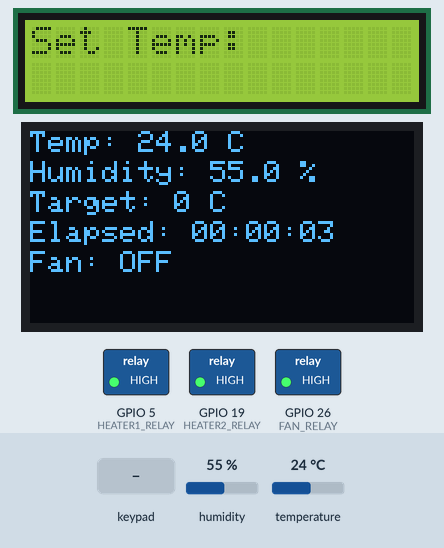
Simulated run of this sketch. Board: ESP32. Parts: 16×2 character LCD, 128×64 one-colour display, switched loads named in the sketch (green lamp = pin HIGH). Inputs (shaded band) come from the test bench; at power-on: temperature 24 °C, humidity 55 %. What the sketch prints to the serial monitor is not drawn.

Above: at 3.3 s.
3.4 s: key 'D' pressed
At 4.2 s:
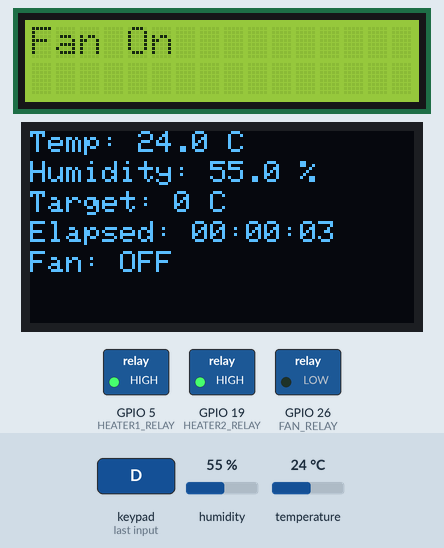
8.0 s: keypad keys 1 4 1 8 2 5 2 7 D pressed 0.4 s apart
At 9.3 s:
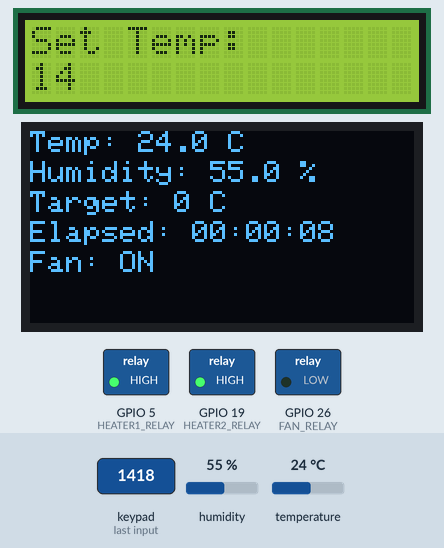
13.7 s: key 'B' pressed
At 14.7 s:
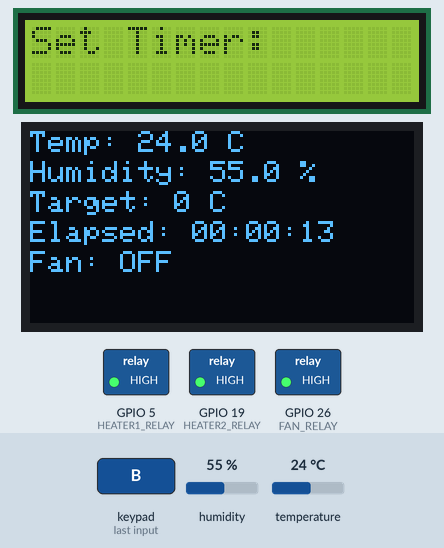
15.2 s: keypad keys 1 4 1 8 2 5 2 7 # pressed 0.4 s apart
At 19.1 s:
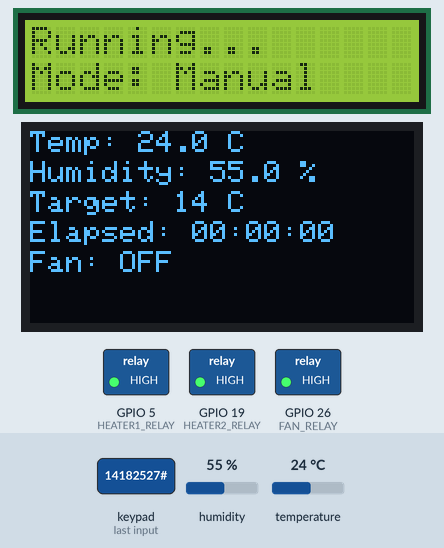
23.0 s: keypad keys 1 4 1 8 2 5 2 7 * pressed 0.4 s apart
At 24.4 s:
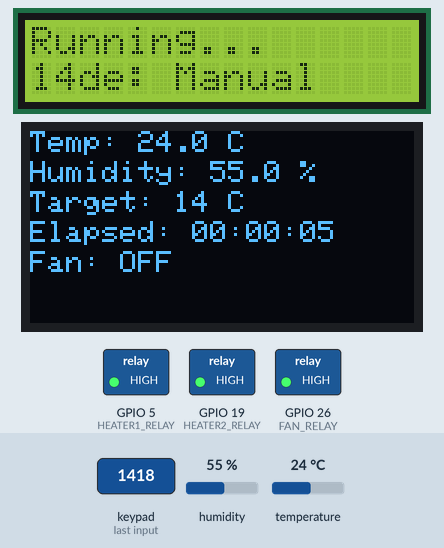
28.1 s: temperature set to 14.3 °C
At 30.1 s:
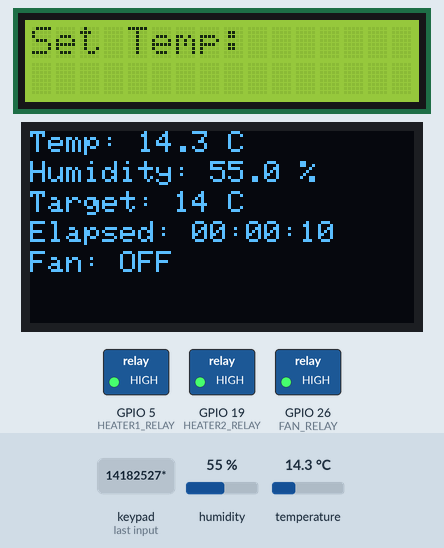
31.8 s: temperature set to 12.7 °C
Timing chart, 0 to 34.8 s (numbered marks = the images above; inputs shaded):
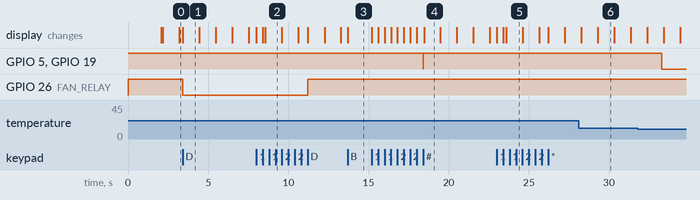

Measured:
- after the input at 3.4 s, GPIO 26 (FAN_RELAY): HIGH → LOW at once; the display: changes at once (image 1)
- after the input at 8.0 s, GPIO 26 (FAN_RELAY): LOW → HIGH after 3.2 s
- after the input at 13.7 s, the display: changes at once (image 3)
- after the input at 15.2 s, GPIO 5 (HEATER1_RELAY), GPIO 19 (HEATER2_RELAY): HIGH → LOW after 3.2 s, → HIGH 0.02 s later; the display: first changes at once (image 4 shows a later state)
- after the input at 23.0 s, the display: first changes at once (image 5 shows a later state)
- after the input at 31.8 s, GPIO 5 (HEATER1_RELAY), GPIO 19 (HEATER2_RELAY): HIGH → LOW after 1.5 s
- what the display in image 1 shows lasts 1.1 s, from 3.4 s to 4.5 s

The sketch:

CODEPinkan.ino
```cpp
#include <Wire.h>
#include <LiquidCrystal_I2C.h>
#include <Keypad.h>
#include <DHT.h>
#include <Adafruit_GFX.h>
#include <Adafruit_SSD1306.h>

// I2C Pins for ESP32
#define SDA_PIN 21
#define SCL_PIN 23

// LCD I2C
LiquidCrystal_I2C lcd(0x27, 16, 2);

// OLED SSD1306
#define SCREEN_WIDTH 128
#define SCREEN_HEIGHT 64
Adafruit_SSD1306 display(SCREEN_WIDTH, SCREEN_HEIGHT, &Wire, -1);

// Keypad 4x4
const byte ROWS = 4;
const byte COLS = 4;
char keys[ROWS][COLS] = {
  {'1','2','3','A'},
  {'4','5','6','B'},
  {'7','8','9','C'},
  {'*','0','#','D'}
};
byte rowPins[ROWS] = {14, 18, 25, 27};
byte colPins[COLS] = {12, 13, 32, 33};
Keypad keypad = Keypad(makeKeymap(keys), rowPins, colPins, ROWS, COLS);

// DHT22
#define DHTPIN 4
#define DHTTYPE DHT22
DHT dht(DHTPIN, DHTTYPE);

// Relay pins
#define HEATER1_RELAY 5
#define HEATER2_RELAY 19
#define FAN_RELAY 26

// Global variables
String input = "";
int setTemp = 0;
int setTimer = 0;
bool manualMode = false;
bool fanStatus = false;
unsigned long startTime = 0;

float temperature = NAN;
float humidity = NAN;

unsigned long lastDHTRead = 0;
unsigned long lastOLEDUpdate = 0;

void setup() {
  Serial.begin(115200);
  Wire.begin(SDA_PIN, SCL_PIN);

  pinMode(HEATER1_RELAY, OUTPUT);
  pinMode(HEATER2_RELAY, OUTPUT);
  pinMode(FAN_RELAY, OUTPUT);
  turnOffHeater();
  turnOffFan();

  lcd.init();
  lcd.backlight();
  lcd.clear();
  lcd.setCursor(0, 0);
  lcd.print("SYSTEM ON!");
  delay(2000);
  lcd.clear();
  lcd.print("Set Temp:");

  if (!display.begin(SSD1306_SWITCHCAPVCC, 0x3C)) {
    Serial.println("OLED not found!");
    while (1);
  }
  display.clearDisplay();
  display.display();

  dht.begin();
}

void loop() {
  if (millis() - lastDHTRead >= 2000) {
    float t = dht.readTemperature();
    float h = dht.readHumidity();

    if (!isnan(t) && !isnan(h)) {
      temperature = t;
      humidity = h;
      Serial.print("Temp: ");
      Serial.print(temperature);
      Serial.print(" C, Humidity: ");
      Serial.print(humidity);
      Serial.println(" %");
    } else {
      Serial.println("DHT read failed!");
      temperature = NAN;
      humidity = NAN;
    }
    lastDHTRead = millis();
  }

  char key = keypad.getKey();
  if (key) handleKeypadInput(key);

  if (manualMode) runManualMode();

  if (millis() - lastOLEDUpdate >= 1000) {
    updateOLED();
    lastOLEDUpdate = millis();
  }
}

void handleKeypadInput(char key) {
  switch (key) {
    case '*':
      input = "";
      lcd.clear();
      lcd.print("Input Reset");
      delay(1000);
      lcd.clear();
      lcd.print("Set Temp:");
      break;

    case 'B':
      if (input.length() > 0) {
        setTemp = input.toInt();
        if (setTemp > 80) {
          lcd.clear();
          lcd.print("Max temp 80C!");
          delay(2000);
          lcd.clear();
          lcd.print("Set Temp:");
          input = "";
          return;
        }

        lcd.clear();
        lcd.print("Set Timer:");
        input = "";
        while (true) {
          char timerKey = keypad.getKey();
          if (timerKey == '#') break;
          if (isDigit(timerKey)) {
            input += timerKey;
            lcd.setCursor(0, 1);
            lcd.print(input);
          }
        }

        setTimer = input.toInt();
        startTime = millis();
        manualMode = true;
        turnOnHeater();
        lcd.clear();
        lcd.setCursor(0, 0);
        lcd.print("Running...");
        lcd.setCursor(0, 1);
        lcd.print("Mode: Manual");
      }
      input = "";
      break;

    case 'C':
      stopSystem();
      manualMode = false;
      lcd.clear();
      lcd.print("System Stopped");
      delay(2000);
      lcd.clear();
      lcd.print("Set Temp:");
      break;

    case 'D':
      fanStatus = !fanStatus;
      if (fanStatus) {
        turnOnFan();
        lcd.clear();
        lcd.print("Fan On");
      } else {
        turnOffFan();
        lcd.clear();
        lcd.print("Fan Off");
      }
      delay(1000);
      lcd.clear();
      lcd.print("Set Temp:");
      break;

    default:
      if (isDigit(key)) {
        if (input.length() < 2) {
          input += key;
          lcd.setCursor(0, 1);
          lcd.print(input);
        }
      }
      break;
  }
}

void runManualMode() {
  if (isnan(temperature)) return;

  unsigned long elapsed = (millis() - startTime) / 1000;
  if (elapsed >= setTimer * 60) {
    manualMode = false;
    stopSystem();
    lcd.clear();
    lcd.print("Finished!");
    delay(3000);
    lcd.clear();
    lcd.print("Set Temp:");
    return;
  }

  if (temperature > 80) {
    turnOffHeater();
    lcd.clear();
    lcd.print("Max Temp 80C!");
    delay(2000);
    lcd.clear();
    lcd.print("Set Temp:");
    manualMode = false;
    return;
  }

  if (temperature < setTemp - 0.5) {
    turnOnHeater();
  } else if (temperature > setTemp + 5) {
    turnOffHeater();
  }
}

void stopSystem() {
  turnOffHeater();
  turnOffFan();
}

void turnOnHeater() {
  digitalWrite(HEATER1_RELAY, LOW);
  digitalWrite(HEATER2_RELAY, LOW);
  Serial.println("Heater ON");
}

void turnOffHeater() {
  digitalWrite(HEATER1_RELAY, HIGH);
  digitalWrite(HEATER2_RELAY, HIGH);
  Serial.println("Heater OFF");
}

void turnOnFan() {
  digitalWrite(FAN_RELAY, LOW);
}

void turnOffFan() {
  digitalWrite(FAN_RELAY, HIGH);
}

void updateOLED() {
  display.clearDisplay();
  display.setTextSize(1);
  display.setTextColor(WHITE);

  if (isnan(temperature) || isnan(humidity)) {
    display.setCursor(0, 0);
    display.println("DHT Sensor Error");
  } else {
    display.setCursor(0, 0);
    display.printf("Temp: %.1f C", temperature);

    display.setCursor(0, 10);
    display.printf("Humidity: %.1f %%", humidity);

    display.setCursor(0, 20);
    display.printf("Target: %d C", setTemp);

    unsigned long elapsed = (millis() - startTime) / 1000;
    int hrs = elapsed / 3600;
    int mins = (elapsed % 3600) / 60;
    int secs = elapsed % 60;

    display.setCursor(0, 30);
    display.printf("Elapsed: %02d:%02d:%02d", hrs, mins, secs);

    display.setCursor(0, 40);
    display.printf("Fan: %s", fanStatus ? "ON" : "OFF");
  }

  display.display();
}
```
